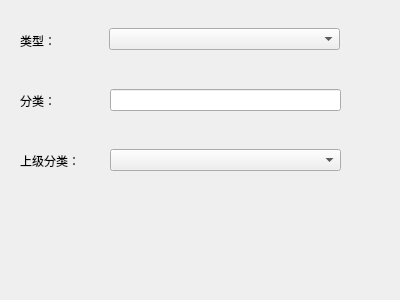
<?xml version="1.0" encoding="UTF-8"?>
<ui version="4.0">
 <class>DockWidget_AddClassify</class>
 <widget class="QDockWidget" name="DockWidget_AddClassify">
  <property name="geometry">
   <rect>
    <x>0</x>
    <y>0</y>
    <width>400</width>
    <height>300</height>
   </rect>
  </property>
  <property name="windowTitle">
   <string>DockWidget</string>
  </property>
  <widget class="QWidget" name="dockWidgetContents">
   <widget class="QWidget" name="verticalLayoutWidget">
    <property name="geometry">
     <rect>
      <x>20</x>
      <y>20</y>
      <width>81</width>
      <height>41</height>
     </rect>
    </property>
    <layout class="QVBoxLayout" name="verticalLayout">
     <item>
      <widget class="QLabel" name="label">
       <property name="text">
        <string>类型：</string>
       </property>
      </widget>
     </item>
    </layout>
   </widget>
   <widget class="QWidget" name="verticalLayoutWidget_2">
    <property name="geometry">
     <rect>
      <x>109</x>
      <y>19</y>
      <width>231</width>
      <height>41</height>
     </rect>
    </property>
    <layout class="QVBoxLayout" name="verticalLayout_2">
     <item>
      <widget class="QComboBox" name="comboBox"/>
     </item>
    </layout>
   </widget>
   <widget class="QWidget" name="verticalLayoutWidget_3">
    <property name="geometry">
     <rect>
      <x>20</x>
      <y>80</y>
      <width>81</width>
      <height>41</height>
     </rect>
    </property>
    <layout class="QVBoxLayout" name="verticalLayout_3">
     <item>
      <widget class="QLabel" name="label_2">
       <property name="text">
        <string>分类：</string>
       </property>
      </widget>
     </item>
    </layout>
   </widget>
   <widget class="QWidget" name="verticalLayoutWidget_4">
    <property name="geometry">
     <rect>
      <x>110</x>
      <y>80</y>
      <width>231</width>
      <height>41</height>
     </rect>
    </property>
    <layout class="QVBoxLayout" name="verticalLayout_4">
     <item>
      <widget class="QLineEdit" name="lineEdit"/>
     </item>
    </layout>
   </widget>
   <widget class="QWidget" name="verticalLayoutWidget_5">
    <property name="geometry">
     <rect>
      <x>20</x>
      <y>140</y>
      <width>81</width>
      <height>41</height>
     </rect>
    </property>
    <layout class="QVBoxLayout" name="verticalLayout_5">
     <item>
      <widget class="QLabel" name="label_3">
       <property name="text">
        <string>上级分类：</string>
       </property>
      </widget>
     </item>
    </layout>
   </widget>
   <widget class="QWidget" name="verticalLayoutWidget_6">
    <property name="geometry">
     <rect>
      <x>110</x>
      <y>140</y>
      <width>231</width>
      <height>41</height>
     </rect>
    </property>
    <layout class="QVBoxLayout" name="verticalLayout_6">
     <item>
      <widget class="QComboBox" name="comboBox_2"/>
     </item>
    </layout>
   </widget>
  </widget>
 </widget>
 <resources/>
 <connections/>
</ui>
